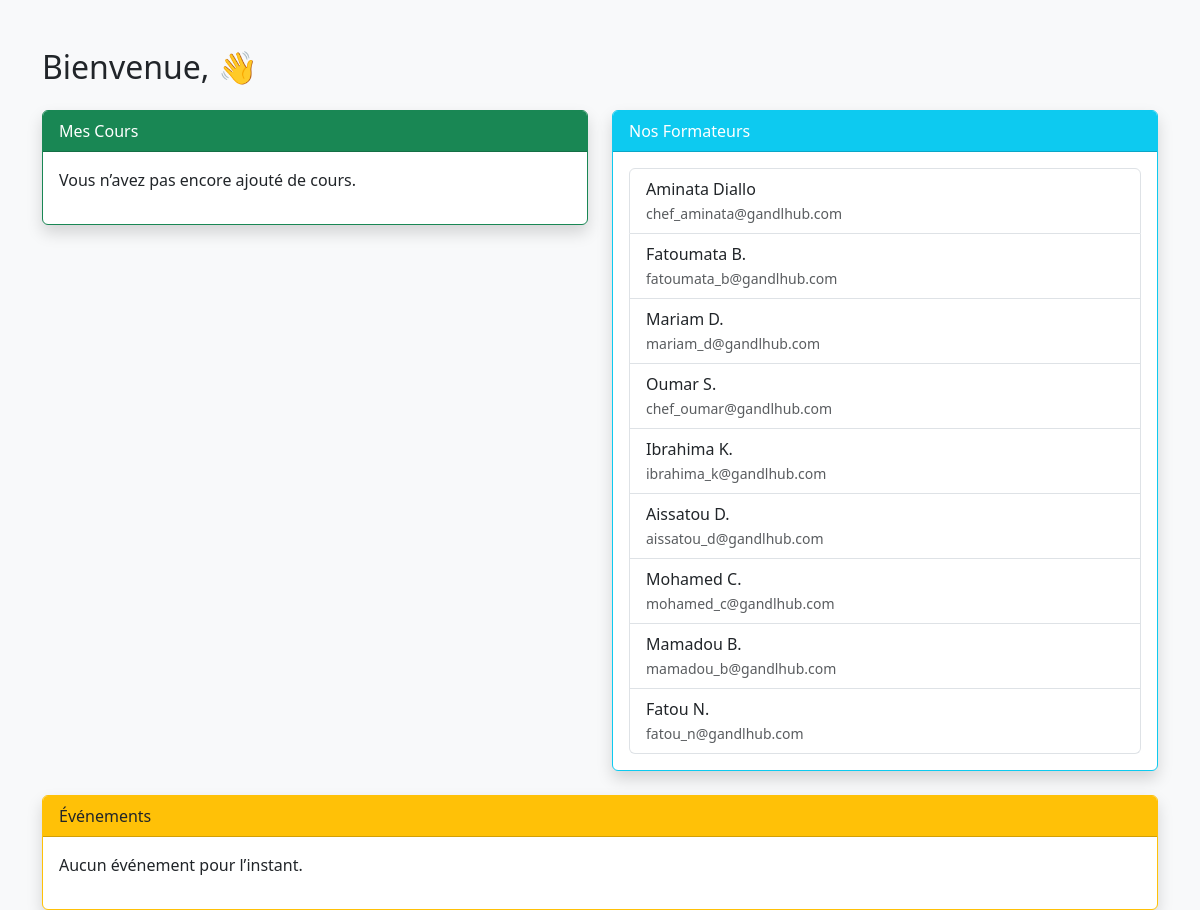
Screenshot of /dashboard_utilisateur/ (signed in) with the database file from the repository.
### front/models.py (models this page shows)
class CustomUser(AbstractUser):
    is_formateur = models.BooleanField(default=False)
    photo = models.ImageField(upload_to='avatars/', null=True, blank=True)
    bio = models.TextField(null=True, blank=True)

### front/views.py (the view)
# urls.py: path('dashboard_utilisateur/', dashboard_utilisateur, name='dashboard_utilisateur'),
@login_required
def dashboard_utilisateur(request):
    utilisateur = request.user
    cours_utilisateur = Cours.objects.filter(formateur=utilisateur)
    formateurs = CustomUser.objects.filter(is_formateur=True)
    evenements = EvenementBlog.objects.all().order_by('-date_evenement')
    return render(request, 'dashboard/dashboard_utilisateur.html', {
        'cours_utilisateur': cours_utilisateur,
        'formateurs': formateurs,
        'evenements': evenements,
    })

### front/templates/dashboard/dashboard_utilisateur.html (shortened to what this page needs)
{% load static %}
<!DOCTYPE html>
<html lang="fr">
<head>
    <link rel="stylesheet" href="{% static 'css/bootstrap.min.css' %}">
</head>
<body class="bg-light">
    <div class="container mt-5">
        <h2 class="mb-4">Bienvenue, {{ request.user.first_name }} 👋</h2>
        <div class="row">
            <div class="col-md-6 mb-4">
                <div class="card border-success shadow">
                    <div class="card-header bg-success text-white">Mes Cours</div>
                    <div class="card-body">
                        {% if cours_utilisateur %}
                            <ul class="list-group">
                                {% for cours in cours_utilisateur %}
                                    <li class="list-group-item d-flex justify-content-between align-items-center">
                                        {{ cours.titre }}
                                        <span class="badge bg-success">{{ cours.categorie }}</span>
                                    </li>
                                {% endfor %}
                            </ul>
                        {% else %}
                            <p>Vous n’avez pas encore ajouté de cours.</p>
                        {% endif %}
                    </div>
                </div>
            </div>
            <div class="col-md-6 mb-4">
                <div class="card border-info shadow">
                    <div class="card-header bg-info text-white">Nos Formateurs</div>
                    <div class="card-body">
                        <ul class="list-group">
                            {% for formateur in formateurs %}
                                <li class="list-group-item">
                                    {{ formateur.first_name }} {{ formateur.last_name }}
                                    <br><small class="text-muted">{{ formateur.email }}</small>
                                </li>
                            {% endfor %}
                        </ul>
                    </div>
                </div>
            </div>
            <div class="col-md-12">
                <div class="card border-warning shadow">
                    <div class="card-header bg-warning text-dark">Événements</div>
                    <div class="card-body">
                        {% if evenements %}
                            {% for event in evenements %}
                                <div class="mb-3">
                                    <h5>{{ event.titre }}</h5>
                                    <p>{{ event.contenu|truncatewords:20 }}</p>
                                    <small class="text-muted">{{ event.date_evenement }} par {{ event.auteur }}</small>
                                    <hr>
                                </div>
                            {% endfor %}
                        {% else %}
                            <p>Aucun événement pour l’instant.</p>
                        {% endif %}
                    </div>
                </div>
            </div>
        </div>
    </div>
</body>
</html>

### rows the page displays
CustomUser: first_name "Aminata", last_name "Diallo", email "chef_aminata@gandlhub.com"
CustomUser: first_name "Fatoumata", last_name "B.", email "fatoumata_b@gandlhub.com"
CustomUser: first_name "Mariam", last_name "D.", email "mariam_d@gandlhub.com"
CustomUser: first_name "Oumar", last_name "S.", email "chef_oumar@gandlhub.com"
CustomUser: first_name "Ibrahima", last_name "K.", email "ibrahima_k@gandlhub.com"
CustomUser: first_name "Aissatou", last_name "D.", email "aissatou_d@gandlhub.com"
CustomUser: first_name "Mohamed", last_name "C.", email "mohamed_c@gandlhub.com"
CustomUser: first_name "Mamadou", last_name "B.", email "mamadou_b@gandlhub.com"
CustomUser: first_name "Fatou", last_name "N.", email "fatou_n@gandlhub.com"
